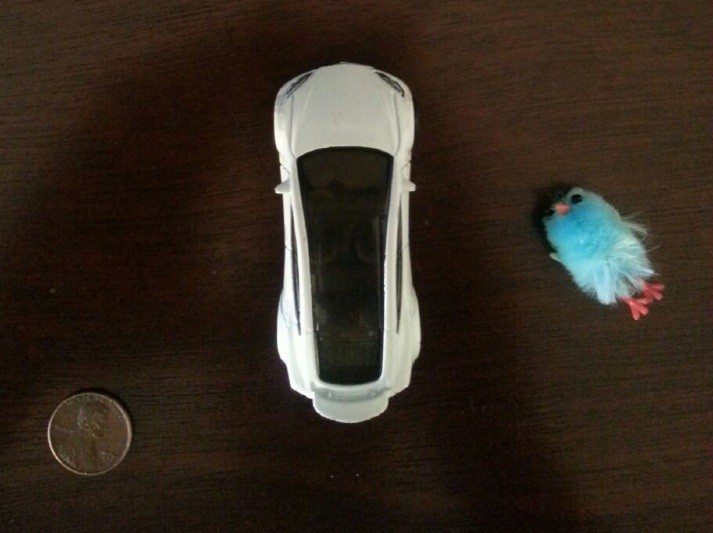
#> input picture PCD/asset/test1.jpg, 713 x 533 px
$ python thesizer.py --image asset/test1.jpg   (older library calls are emulated)
#> lines starting #> are read from the running program, lines starting #| are printed output that depends on the picture; after the words box and inside, x2 and y2 are one past the last pixel; in counts of white or black regions, pixels touching at a corner belong together
import argparse

import cv2
import imutils
import numpy as np
from imutils import contours
from imutils import perspective
from scipy.spatial import distance as dist

# construct the argument and parse command line input
aparse = argparse.ArgumentParser()
aparse.add_argument("--image", help="image path")
aparse.add_argument("--width", type=float, help="width of far left object (inches)")
args = vars(aparse.parse_args())
# load the image, convert it to grayscale, and blur it a bit
image = cv2.imread("asset/test1.jpg")
#> image is the input picture: shape (533, 713, 3); mean B, G, R 31.4, 42, 52.8
gray = cv2.cvtColor(image, cv2.COLOR_BGR2GRAY)
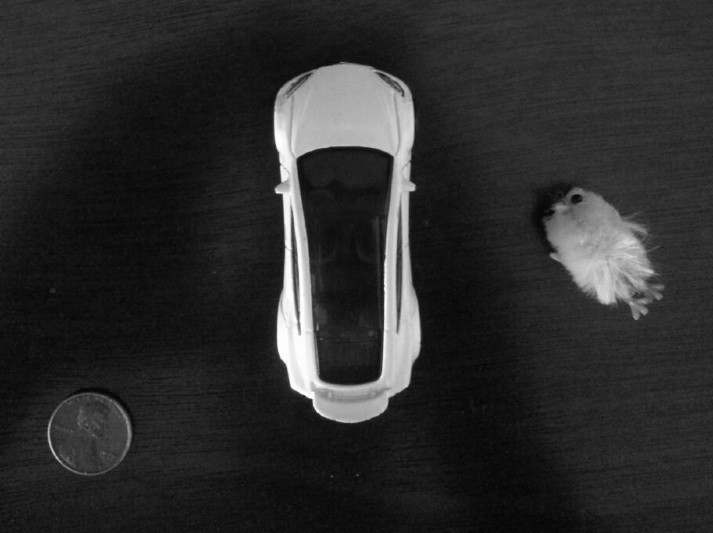
#> gray: shape (533, 713); min 2, max 255, mean 44
gray = cv2.GaussianBlur(gray, (7, 7), 0)
height, width, channels = image.shape
#> height = 533; width = 713; channels = 3

# perform edge detection + dilation + erosion to close gaps bt edges
edge_detect = cv2.Canny(gray, 15, 100)  # play w/min and maxvalues to finetune edges (2nd n 3rd params)
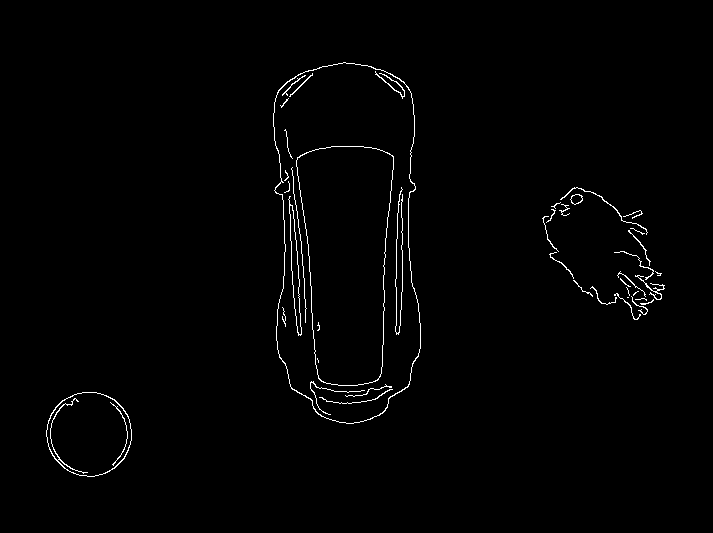
#> edge_detect: shape (533, 713); 1.2% white in thin lines or dots, all inside (x1, y1, x2, y2) = (46, 62, 665, 477)
edge_detect = cv2.dilate(edge_detect, None, iterations=1)
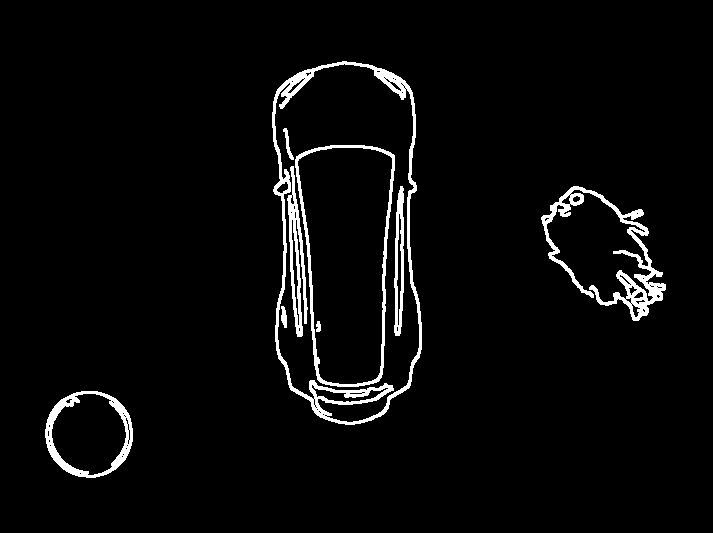
#> edge_detect: shape (533, 713); 3.7% white; 9 white regions, largest, box (x1, y1, x2, y2) and area: (272, 61, 422, 425) 4734, (541, 186, 666, 321) 3141, (295, 145, 395, 387) 1998
edge_detect = cv2.erode(edge_detect, None, iterations=1)
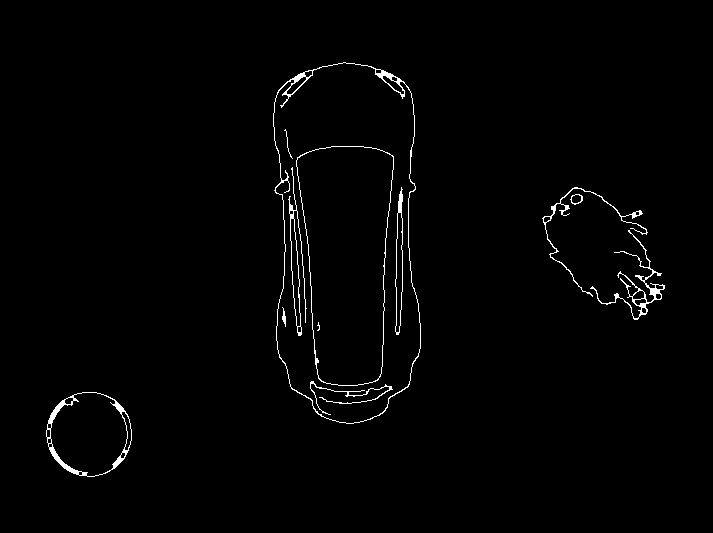
#> edge_detect: shape (533, 713); 1.3% white in thin lines or dots, all inside (x1, y1, x2, y2) = (46, 62, 665, 477)

# find contours in the edge map
cntours = cv2.findContours(edge_detect.copy(), cv2.RETR_EXTERNAL, cv2.CHAIN_APPROX_SIMPLE)
#> cntours = 5 contours; box (x1, y1, x2, y2) and area: (273, 62, 421, 424) 44450, (46, 392, 132, 477) 5606, (590, 230, 665, 320) 514, (542, 187, 648, 297) 216, (570, 194, 583, 205) 89
cntours = imutils.grab_contours(cntours)
# sort contours left-to-right
(cntours, _) = contours.sort_contours(cntours)
pixel_to_size = None


# function for finding the midpoint
def mdpt(A, B):
    return ((A[0] + B[0]) * 0.5, (A[1] + B[1]) * 0.5)


# loop over the contours individually
for c in cntours:
    if cv2.contourArea(c) < 100:  # ignore/fly through contours that are not big enough
        continue
    # compute the rotated bounding box of the contour; should handle cv2 or cv3..
    orig = image.copy()
    bbox = cv2.minAreaRect(c)
    bbox = cv2.cv.boxPoints(bbox) if imutils.is_cv2() else cv2.boxPoints(bbox)
    bbox = np.array(bbox, dtype="int")
    # order the contours and draw bounding box
    bbox = perspective.order_points(bbox)
    cv2.drawContours(orig, [bbox.astype("int")], -1, (0, 255, 0), 2)

    # loop over the original points in bbox and draw them; 5pxred dots
    for (x, y) in bbox:
        cv2.circle(orig, (int(x), int(y)), 5, (0, 0, 255), -1)
    # unpack the ordered bounding bbox; find midpoints
    (tl, tr, br, bl) = bbox
    (tltrX, tltrY) = mdpt(tl, tr)
    (blbrX, blbrY) = mdpt(bl, br)
    (tlblX, tlblY) = mdpt(tl, bl)
    (trbrX, trbrY) = mdpt(tr, br)

    # draw the mdpts on the image (blue);lines between the mdpts (yellow)
    cv2.circle(orig, (int(tltrX), int(tltrY)), 5, (255, 0, 0), -1)
    cv2.circle(orig, (int(blbrX), int(blbrY)), 5, (255, 0, 0), -1)
    cv2.circle(orig, (int(tlblX), int(tlblY)), 5, (255, 0, 0), -1)
    cv2.circle(orig, (int(trbrX), int(trbrY)), 5, (255, 0, 0), -1)
    cv2.line(orig, (int(tltrX), int(tltrY)), (int(blbrX), int(blbrY)), (0, 255, 255), 2)
    cv2.line(orig, (int(tlblX), int(tlblY)), (int(trbrX), int(trbrY)), (0, 255, 255), 2)

    # compute the Euclidean distances between the mdpts
    dA = dist.euclidean((tltrX, tltrY), (blbrX, blbrY))
    dB = dist.euclidean((tlblX, tlblY), (trbrX, trbrY))

    # use pixel_to_size ratio to compute object size
    if pixel_to_size is None:
        pixel_to_size = dB / width
        distA = (dA / pixel_to_size/890) * 2.54
        distB = (dB / pixel_to_size/890) * 2.54

        # draw the object sizes on the image
        cv2.putText(orig, "{:.1f}cm".format(distA), (int(tltrX - 10), int(tltrY - 10)), cv2.FONT_HERSHEY_DUPLEX, 0.55, (255, 255, 255), 2)
        cv2.putText(orig, "{:.1f}cm".format(distB), (int(trbrX + 10), int(trbrY)), cv2.FONT_HERSHEY_DUPLEX, 0.55, (255, 255, 255), 2)

        # show the output image
        cv2.imshow("Image", orig)
        cv2.waitKey(0)
#> this loop made 5 passes
#> (tl, tr, br, bl, tltrX, tltrY, blbrX, blbrY) on pass 1: ([46, 392], [131, 392], [131, 476], [46, 476], 88.5, 392, 88.5, 476)
#> (tl, tr, br, bl, tltrX, tltrY, blbrX, blbrY) on passes 2, 3, 5: ([272, 62], [416, 60], [421, 422], [277, 424], 344, 61, 349, 423), ([587, 164], [655, 223], [590, 298], [522, 238], 621, 193.5, 556, 268), ([628, 229], [682, 265], [640, 329], [586, 293], 655, 247, 613, 311)
#> pass 1, `cv2.imshow("Image", orig)`:
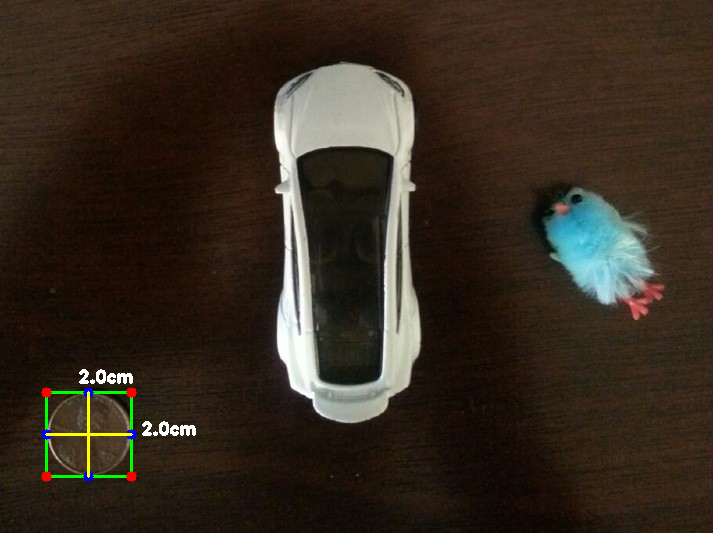
#> window 'Image': shape (533, 713, 3); mean B, G, R 32, 43.2, 53.5
#> after the loop, distA = 2.01; distB = 2.03; pixel_to_size = 0.119

$ run again, with PCD/asset/test2.jpg copied over PCD/asset/test1.jpg
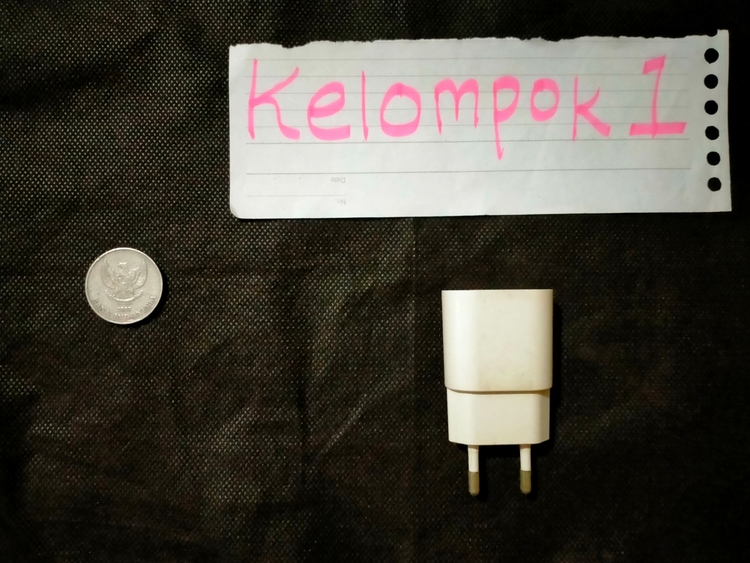
#> input picture PCD/asset/test2.jpg, 750 x 563 px
#> image is the input picture: shape (563, 750, 3); mean B, G, R 58.1, 66.6, 70.7
#> `edge_detect = cv2.erode(edge_detect, None, iterations=1)`:
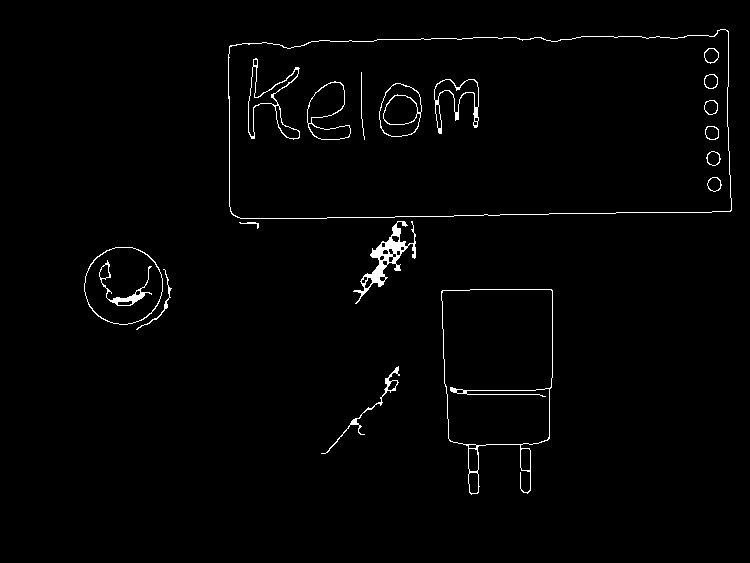
#> edge_detect: shape (563, 750); 1.5% white in thin lines or dots, all inside (x1, y1, x2, y2) = (84, 29, 732, 495)
#> cntours = 7 contours, 1 with area under 20; largest, box (x1, y1, x2, y2) and area: (228, 29, 732, 219) 87938, (441, 289, 553, 495) 17086, (84, 247, 163, 325) 4754, (353, 221, 416, 304) 1128, (321, 366, 400, 454) 220, (136, 269, 172, 330) 53
#> the loop `for c in cntours:` made 7 passes
#> (tl, tr, br, bl, tltrX, tltrY, blbrX, blbrY) on pass 1: ([84, 247], [162, 247], [162, 324], [84, 324], 123, 247, 123, 324)
#> pass 1, `cv2.imshow("Image", orig)`:
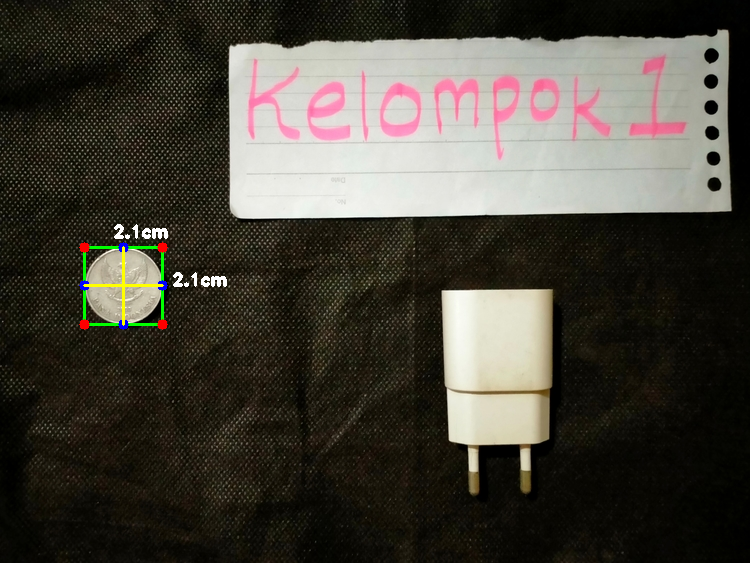
#> window 'Image': shape (563, 750, 3); mean B, G, R 58.4, 67.3, 71.2
#> after the loop `for c in cntours:`: distA = 2.11; distB = 2.14; pixel_to_size = 0.104
